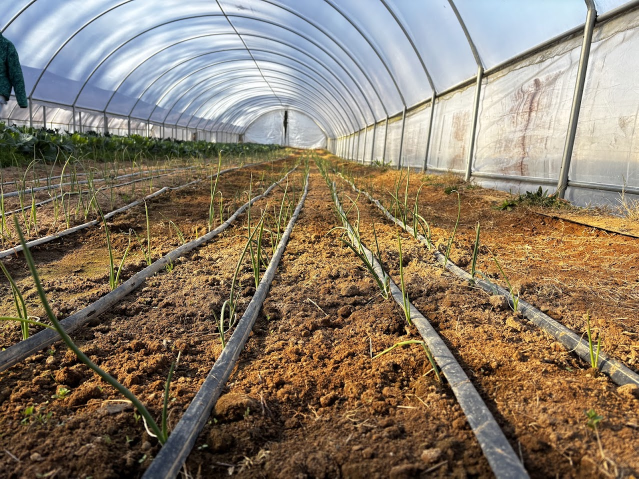
#> input picture python/driptape_regression/inputs/younger_with_drip_tape.jpg, 1277 x 957 px (shown at 1/2 size)
$ python hough_transform.py
#> lines starting #> are read from the running program, lines starting #| are printed output that depends on the picture; after the words box and inside, x2 and y2 are one past the last pixel; in counts of white or black regions, pixels touching at a corner belong together
import cv2
import numpy as np
import os
import matplotlib.pyplot as plt
from sklearn.cluster import DBSCAN

base_dir = os.path.dirname(os.path.abspath(__file__))
image_name = "younger_with_drip_tape.jpg"
# image_name = "older_with_drip_tape.jpg"
# image_name = "wandering_drip_tape.jpg"
# image_name = "synthetic.png"
image_path = os.path.join(base_dir, "inputs", image_name)
image = cv2.imread(image_path)
#> image is the input picture: shape (957, 1277, 3); mean B, G, R 105.6, 123.5, 137.7
scale_factor = 0.5
image = cv2.resize(image, (0, 0), fx=scale_factor, fy=scale_factor)
#> image: shape (478, 638, 3)

hsv = cv2.cvtColor(image, cv2.COLOR_BGR2HSV)
#> hsv: shape (478, 638, 3); mean H, S, V 38.6, 95.9, 145.4
h_channel = hsv[:, :, 0]
s_channel = hsv[:, :, 1]
v_channel = hsv[:, :, 2]
gray = cv2.cvtColor(image, cv2.COLOR_BGR2GRAY)
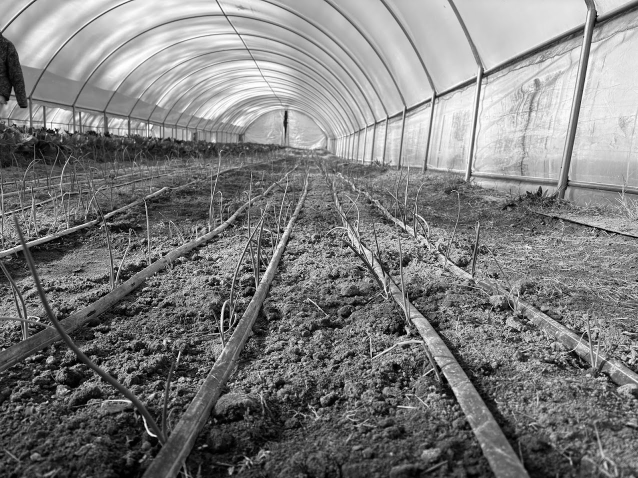
#> gray: shape (478, 638); min 0, max 255, mean 125.9
blank = np.zeros_like(image, dtype=np.uint8)

blurred = cv2.blur(s_channel, (3, 3))
mask = cv2.inRange(blurred, 0, 50)
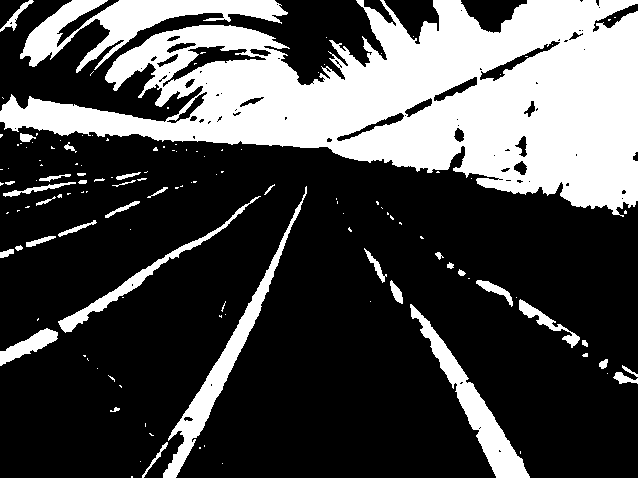
#> mask: shape (478, 638); 29.4% white; 135 white regions (97 under 20 px), largest, box (x1, y1, x2, y2) and area: (0, 0, 638, 217) 68972, (20, 0, 288, 73) 6551, (163, 186, 307, 478) 3977

roi_gray = np.zeros_like(gray, dtype=np.uint8)
roi_colors = np.zeros_like(image, dtype=np.uint8)
height, width = gray.shape
roi_gray[height // 2:, :] = 255
roi_colors[height // 2:, :] = 255, 255, 255

mask = cv2.bitwise_and(mask, roi_gray)
#> mask: shape (478, 638); 3.9% white; 43 white regions (23 under 20 px), largest, box (x1, y1, x2, y2) and area: (410, 304, 530, 478) 3828, (163, 239, 287, 478) 3794, (58, 239, 208, 333) 1475

lines = cv2.HoughLinesP(
    mask,
    rho=1,
    theta=np.pi / 180,
    threshold=100,
    minLineLength=100,
    maxLineGap=30,
)
#> lines = 46 rows, first 6: [167, 477, 283, 239], [170, 477, 286, 239], [172, 477, 281, 253], [364, 248, 524, 477], [165, 477, 281, 240], [169, 477, 285, 239]

print(f"Detected {len(lines)} lines")
#| Detected 46 lines

lines_image = blank.copy()
for line in lines:
    x1, y1, x2, y2 = line[0]
    cv2.line(lines_image, (x1, y1), (x2, y2), (0, 255, 0), 2)
#> this loop made 46 passes
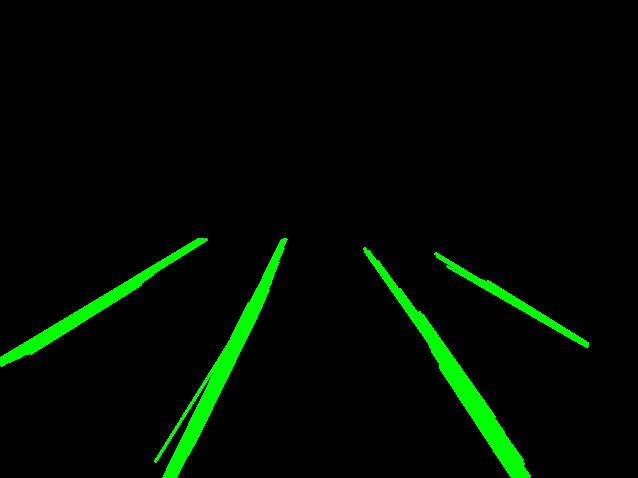
#> lines_image: shape (478, 638, 3); mean of channels 0, 1, 2 0, 10.3, 0; drawn as B, G, R

from sklearn.cluster import KMeans

def line_to_feature(x1, y1, x2, y2):
#> called with x1 = 167, y1 = 477, x2 = 283, y2 = 239
    dx = x2 - x1
#> dx = 116
    dy = y2 - y1
#> dy = -238

    # Normal vector angle
    theta = np.arctan2(-dx, dy)
#> theta = -2.69

    # Midpoint of the line segment
    x0 = (x1 + x2) / 2
#> x0 = 225
    y0 = (y1 + y2) / 2
#> y0 = 358

    # Distance from the origin to the line
    rho = (x0 * np.cos(theta) + y0 * np.sin(theta))
#> rho = -359.1

    return rho, theta

def feature_to_line(rho, theta, width, height):
    # Point closest to the origin on the line
    x_c = rho * np.cos(theta)
    y_c = rho * np.sin(theta)

    # Direction vector along the line
    dx = np.sin(theta)
    dy = -np.cos(theta)

    # Extend the line across the whole image
    length = np.hypot(width, height)  # length to extend in each direction

    x0 = x_c + dx * length
    y0 = y_c + dy * length
    x1 = x_c - dx * length
    y1 = y_c - dy * length

    return x0, y0, x1, y1

features = np.array([line_to_feature(*line[0]) for line in lines])
#> features = 46 pairs, first value -375.6 to 179.7, second value -2.69 to -0.58
dbscan = DBSCAN(eps=20, min_samples=5)
clusters = dbscan.fit_predict(features)
#> clusters = 46 values, max 3 at index 26, min 0 at index 0, mean 1.13

# Calculate centroids of clusters
centroids = []
for cluster_id in range(max(clusters) + 1):
    if cluster_id != -1:
        cluster_points = features[clusters == cluster_id]
        centroid = np.mean(cluster_points, axis=0)
        centroids.append(centroid)
#> this loop made 4 passes
#> centroid on passes 1 to 4: [-363.2, -2.68], [158.1, -0.608], [-310.2, -2.13], [6.74, -1.03]
#> after the loop, centroids = [[-363.2, -2.68], [158.1, -0.608], [-310.2, -2.13], [6.74, -1.03]]
centroids = np.array(centroids)

# Plot features
rhos = features[:, 0]
#> rhos = 46 values, max 179.7 at index 44, min -375.6 at index 31, mean -140.3
thetas = features[:, 1]
#> thetas = 46 values, max -0.58 at index 30, min -2.69 at index 12, mean -1.69

plt.figure(figsize=(10, 6))
plt.scatter(thetas, rhos, c='blue', alpha=0.7)
plt.scatter(centroids[:, 1], centroids[:, 0], c='red', marker='x', s=100, label='Centroids')
plt.legend()
plt.xlabel("Theta (radians)")
plt.ylabel("Rho (distance from origin)")
plt.title("Line Features (Rho vs Theta)")
plt.grid(True)
plt.show()
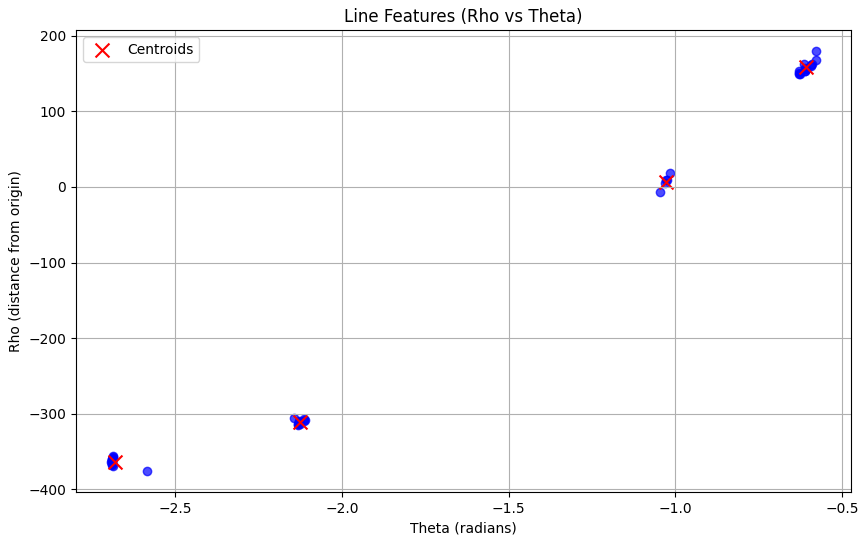
#> figure drawn by matplotlib, 1 panel

# Draw representative lines
rep_lines_image = blank.copy()
for rho, theta in centroids:
    x0, y0, x1, y1 = feature_to_line(rho, theta, width, height)
    cv2.line(rep_lines_image, (int(x0), int(y0)), (int(x1), int(y1)), (0, 255, 0), 2)
#> this loop made 4 passes
#> (rho, theta, x_c in feature_to_line, y_c in feature_to_line, dx in feature_to_line, dy in feature_to_line, x0, y0) on passes 1 to 4: (-363.2, -2.68, 325.4, 161.4, -0.444, 0.896, -28.85, 875.6), (158.1, -0.608, 129.8, -90.33, -0.571, -0.821, -325.7, -744.6), (-310.2, -2.13, 163.3, 263.7, -0.85, 0.527, -514.4, 683.5), (6.74, -1.03, 3.47, -5.78, -0.857, -0.515, -679.8, -416.5)
rep_lines_image = cv2.bitwise_and(rep_lines_image, roi_colors)

row1 = np.hstack((
    image,
    cv2.cvtColor(h_channel, cv2.COLOR_GRAY2BGR),
    cv2.cvtColor(s_channel, cv2.COLOR_GRAY2BGR),
    cv2.cvtColor(v_channel, cv2.COLOR_GRAY2BGR),
))
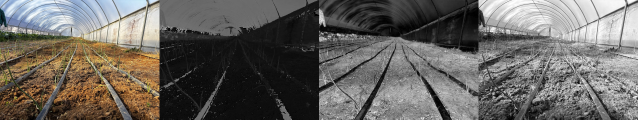
#> row1: shape (478, 2552, 3) (shown at 1/4 size); mean B, G, R 96.4, 100.9, 104.4

row2 = np.hstack((
    cv2.cvtColor(blurred, cv2.COLOR_GRAY2BGR),
    cv2.cvtColor(mask, cv2.COLOR_GRAY2BGR),
    lines_image,
    rep_lines_image,
))
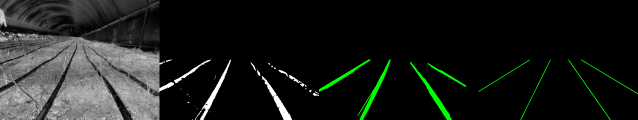
#> row2: shape (478, 2552, 3) (shown at 1/4 size); mean of channels 0, 1, 2 26.5, 29.7, 26.5; drawn as B, G, R

combined = np.vstack((row1, row2))
scale_factor = 0.6
combined = cv2.resize(combined, (0, 0), fx=scale_factor, fy=scale_factor)
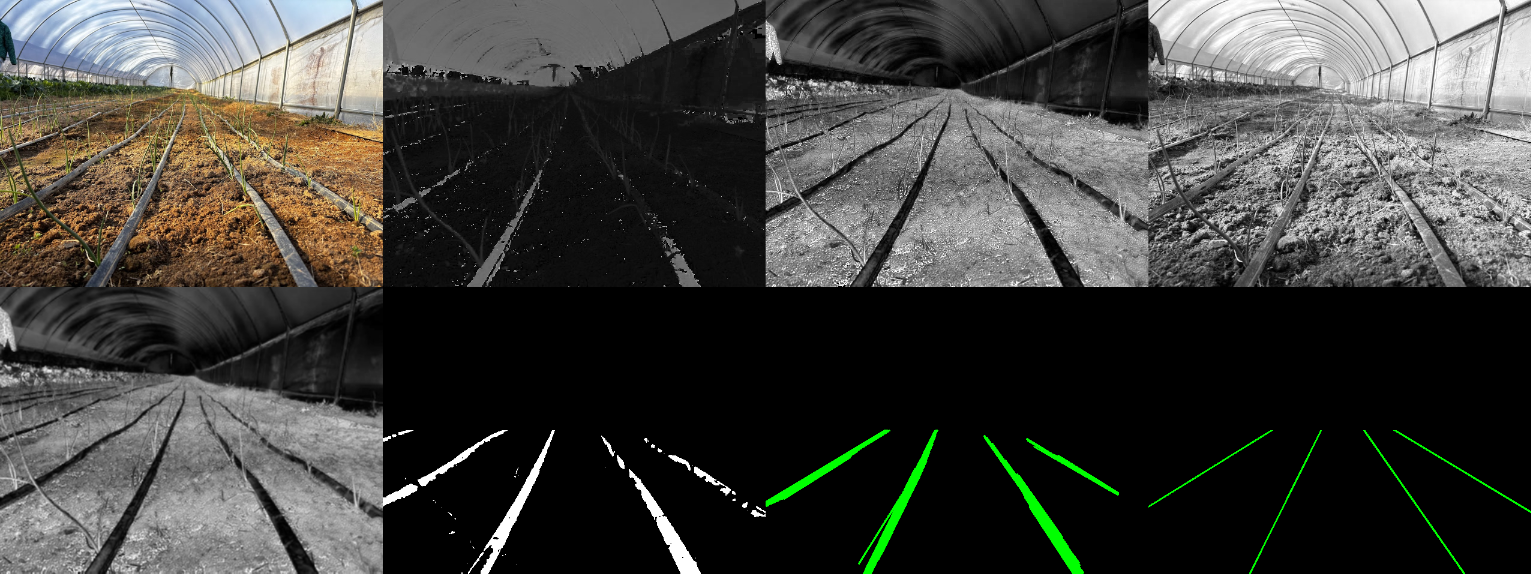
#> combined: shape (574, 1531, 3); mean B, G, R 61.4, 65.3, 65.4

# Display the image with detected lines
cv2.imshow("Detected Lines", combined)
cv2.waitKey(0)
cv2.destroyAllWindows()

$ run again, with python/driptape_regression/inputs/older_with_drip_tape.jpg copied over python/driptape_regression/inputs/younger_with_drip_tape.jpg
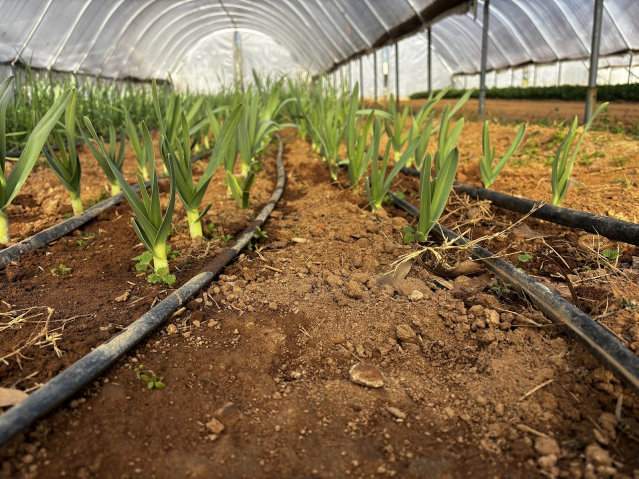
#> input picture python/driptape_regression/inputs/older_with_drip_tape.jpg, 1277 x 957 px (shown at 1/2 size)
#> image is the input picture: shape (957, 1277, 3); mean B, G, R 73.2, 107.2, 128
#> image: shape (478, 638, 3)
#> hsv: shape (478, 638, 3); mean H, S, V 23.5, 124.3, 130.1
#> lines = 21 rows, first 6: [0, 430, 209, 273], [0, 441, 201, 284], [0, 428, 233, 253], [1, 442, 184, 299], [0, 433, 212, 273], [0, 434, 211, 275]
#| Detected 21 lines
#> the loop `for line in lines:` made 21 passes
#> after the loop `for line in lines:`:
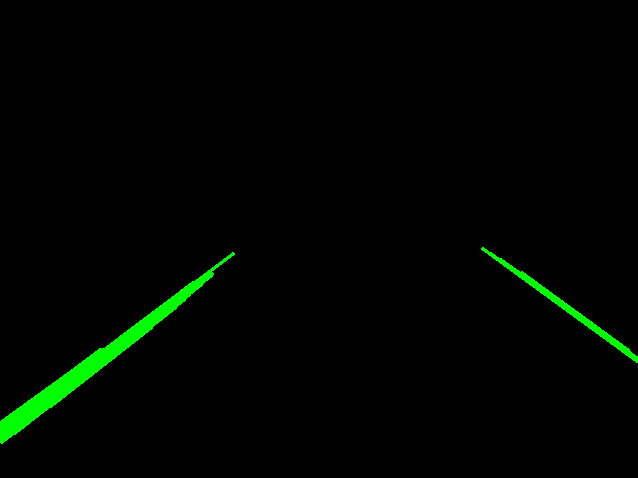
#> lines_image: shape (478, 638, 3); mean of channels 0, 1, 2 0, 4.5, 0; drawn as B, G, R
#> in line_to_feature, `dx = x2 - x1`: dx = 209
#> in line_to_feature, `dy = y2 - y1`: dy = -157
#> in line_to_feature, `theta = np.arctan2(-dx, dy)`: theta = -2.22
#> in line_to_feature, `x0 = (x1 + x2) / 2`: x0 = 104.5
#> in line_to_feature, `y0 = (y1 + y2) / 2`: y0 = 351.5
#> in line_to_feature, `rho = (x0 * np.cos(theta) + y0 * np.sin(theta))`: rho = -343.8
#> features = 21 rows, first 8: [-343.8, -2.22], [-347.5, -2.23], [-342.2, -2.21], [-348.9, -2.23], [-345.6, -2.22], [-346.6, -2.22], [-341.4, -2.22], [-345, -2.22]
#> clusters = 21 values, max 0 at index 0, min -1 at index 11, mean -0.19
#> the loop `for cluster_id in range(max(clusters) + 1):` made 1 pass
#> centroid on pass 1: [-345.4, -2.22]
#> after the loop `for cluster_id in range(max(clusters) + 1):`: centroids = [[-345.4, -2.22]]
#> rhos = 21 values, max 87.11 at index 16, min -350.6 at index 20, mean -263.5
#> thetas = 21 values, max -0.941 at index 15, min -2.23 at index 17, mean -1.98
#> the loop `for rho, theta in centroids:` made 1 pass
#> (rho, theta, x_c in feature_to_line, y_c in feature_to_line, dx in feature_to_line, dy in feature_to_line, length in feature_to_line, x0) on pass 1: (-345.4, -2.22, 208.7, 275.2, -0.797, 0.604, 797.2, -426.4)
#> `combined = cv2.resize(combined, (0, 0), fx=scale_factor, fy=scale_fact..`:
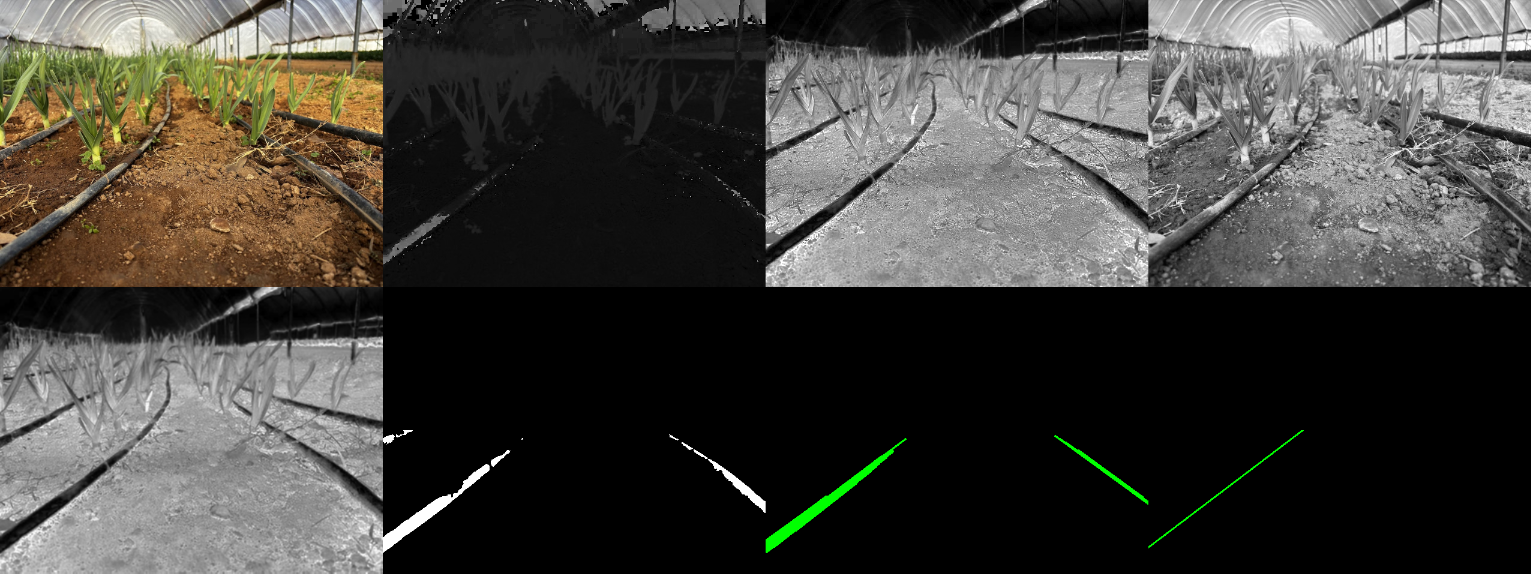
#> combined: shape (574, 1531, 3); mean B, G, R 60, 65, 66.9

$ run again, with python/driptape_regression/inputs/wandering_drip_tape.jpg copied over python/driptape_regression/inputs/younger_with_drip_tape.jpg
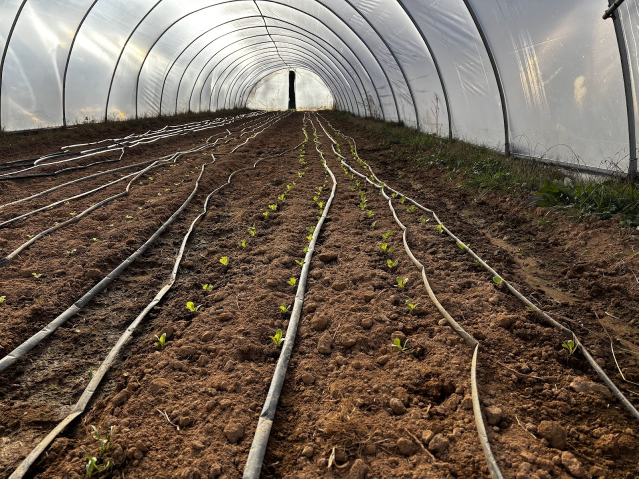
#> input picture python/driptape_regression/inputs/wandering_drip_tape.jpg, 1277 x 957 px (shown at 1/2 size)
#> image is the input picture: shape (957, 1277, 3); mean B, G, R 82.5, 95.5, 109.8
#> image: shape (478, 638, 3)
#> hsv: shape (478, 638, 3); mean H, S, V 24.6, 89.5, 110.7
#> lines = 15 rows, first 6: [255, 477, 314, 239], [257, 477, 315, 241], [249, 477, 313, 239], [248, 477, 312, 240], [0, 366, 152, 239], [0, 367, 153, 239]
#| Detected 15 lines
#> the loop `for line in lines:` made 15 passes
#> after the loop `for line in lines:`:
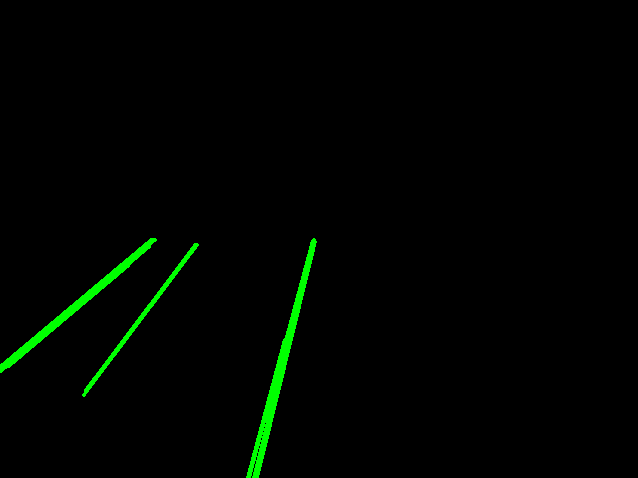
#> lines_image: shape (478, 638, 3); mean of channels 0, 1, 2 0, 4, 0; drawn as B, G, R
#> in line_to_feature, `dx = x2 - x1`: dx = 59
#> in line_to_feature, `dy = y2 - y1`: dy = -238
#> in line_to_feature, `theta = np.arctan2(-dx, dy)`: theta = -2.9
#> in line_to_feature, `x0 = (x1 + x2) / 2`: x0 = 284.5
#> in line_to_feature, `y0 = (y1 + y2) / 2`: y0 = 358
#> in line_to_feature, `rho = (x0 * np.cos(theta) + y0 * np.sin(theta))`: rho = -362.3
#> features = 15 rows, first 8: [-362.3, -2.9], [-363.4, -2.9], [-364.3, -2.88], [-363.8, -2.88], [-280.9, -2.27], [-281.5, -2.27], [-282.7, -2.27], [-284.2, -2.27]
#> clusters = [0, 0, 0, 0, 1, 1, 1, 1, 0, 0, 1, 1, 1, 1, 0]
#> the loop `for cluster_id in range(max(clusters) + 1):` made 2 passes
#> centroid on passes 1 to 2: [-362.9, -2.89], [-287.7, -2.33]
#> after the loop `for cluster_id in range(max(clusters) + 1):`: centroids = [[-362.9, -2.89], [-287.7, -2.33]]
#> rhos = [-362.3, -363.4, -364.3, -363.8, -280.9, -281.5, -282.7, -284.2, -362.5, -362.1, -302.6, -280.1, -285.2, -304.2, -361.6]
#> thetas = [-2.9, -2.9, -2.88, -2.88, -2.27, -2.27, -2.27, -2.27, -2.9, -2.88, -2.5, -2.27, -2.27, -2.49, -2.9]
#> the loop `for rho, theta in centroids:` made 2 passes
#> (rho, theta, x_c in feature_to_line, y_c in feature_to_line, dx in feature_to_line, dy in feature_to_line, length in feature_to_line, x0) on passes 1 to 2: (-362.9, -2.89, 351.4, 90.51, -0.249, 0.968, 797.2, 152.6), (-287.7, -2.33, 197, 209.6, -0.729, 0.685, 797.2, -383.8)
#> `combined = cv2.resize(combined, (0, 0), fx=scale_factor, fy=scale_fact..`:
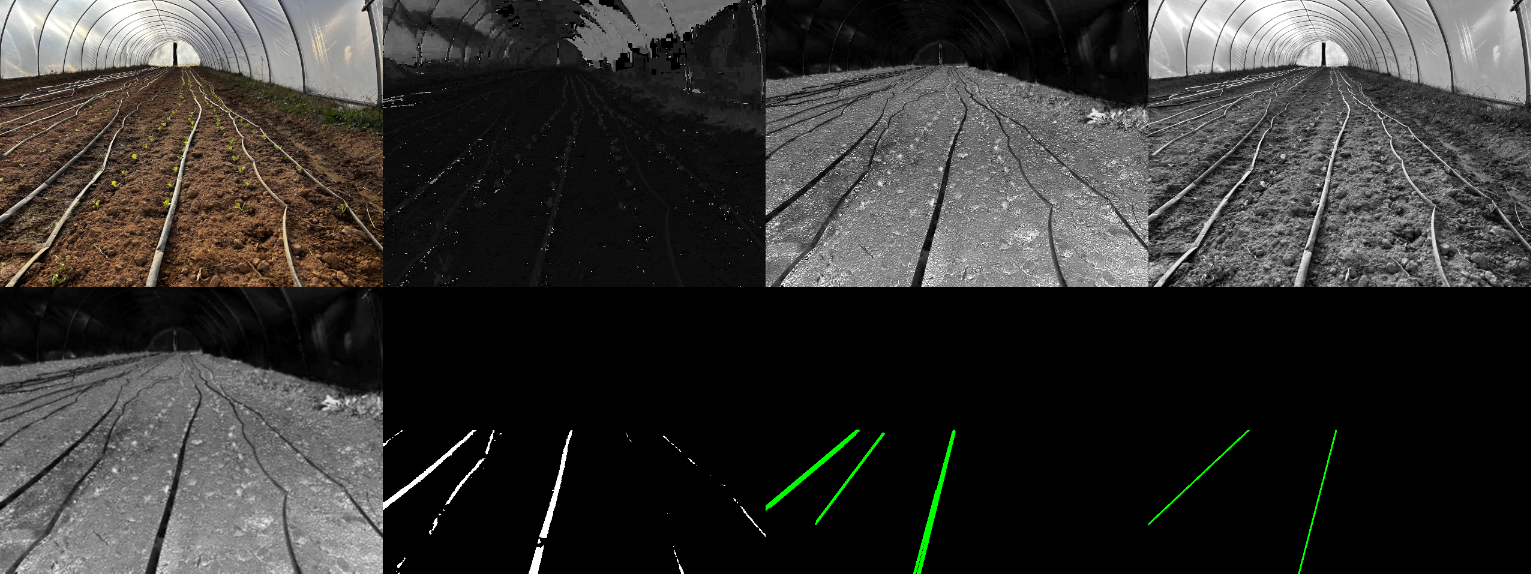
#> combined: shape (574, 1531, 3); mean B, G, R 50.1, 52.4, 53.5
